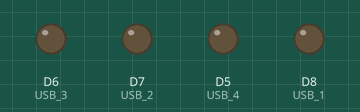
Bench run of a sketch on a simulated ESP8266 (NodeMCU). Parts: output pins drawn as LEDs (lit = HIGH). Pins used as bus, display or sensor lines are not drawn.

Above: at 1.0 s.
At 3.0 s:
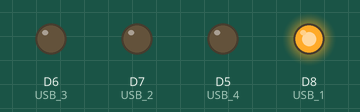
At 5.0 s:
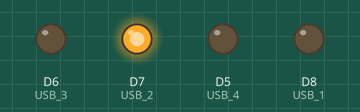
At 7.0 s:
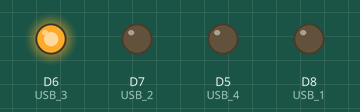
At 9.0 s:
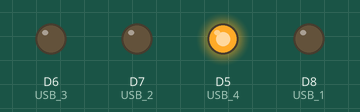
Timing chart, 0 to 15.6 s (numbered marks = the images above):
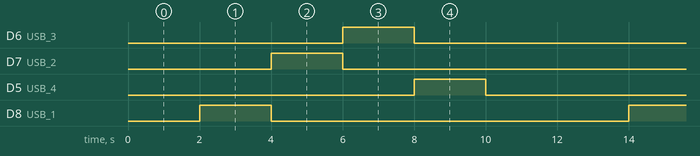

Measured:
- by itself, D6 (USB_3), D7 (USB_2), D5 (USB_4), D8 (USB_1): alternates HIGH for 2.0 s and LOW for 10.0 s
- by itself, everything shown: repeats every 12.0 s, in 5 steps

The sketch:

blink.ino
```cpp
void setup() {

  pinMode(D3, INPUT_PULLUP); //Reset button on the board
  pinMode(LED_BUILTIN, OUTPUT); // D4
  pinMode(D5, OUTPUT); //USB 4
  pinMode(D6, OUTPUT); //USB 3
  pinMode(D7, OUTPUT); //USB 2
  pinMode(D8, OUTPUT); //USB 1

  // note: D5 (USB 4) turns off when state = HIGH
  digitalWrite(LED_BUILTIN, HIGH); //Turn off
  digitalWrite(D5, LOW); //Turn off
  digitalWrite(D6, LOW); //Turn off
  digitalWrite(D7, LOW); //Turn off
  digitalWrite(D8, LOW); //Turn off

}

// the loop function runs over and over again forever
void loop() {

  // Turn on D4 (Built IN LED)
  digitalWrite(LED_BUILTIN, LOW); // Set LED_BUILTIN to LOW to turn on
  delay(2000);

  // Turn off Builtin LED
  // Turn on LED 1
  digitalWrite(LED_BUILTIN, HIGH); // Set LED BUTILIN to HIGH to turn off
  digitalWrite(D8, HIGH);
  delay(2000);

  // Turn off LED 1
  // Turn on LED 2
  digitalWrite(D8, LOW);
  digitalWrite(D7, HIGH);
  delay(2000);

  // Turn off LED 2
  // Turn on LED 3
  digitalWrite(D7, LOW);
  digitalWrite(D6, HIGH);
  delay(2000);

  // Turn off LED 3
  // Turn on LED 4
  digitalWrite(D6, LOW);
  digitalWrite(D5, HIGH);
  delay(2000);

  // Turn off
  digitalWrite(D5, LOW);
  delay(2000);

}
```
